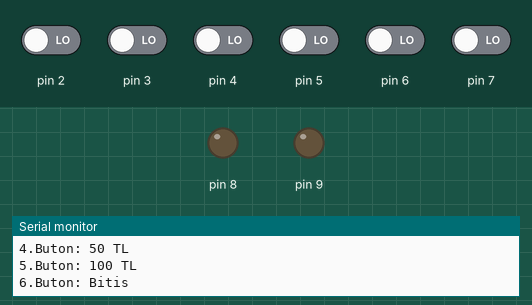
This sketch was run on a simulated Arduino Uno, built with avr-gcc and run on an emulated ATmega328P. Parts: output pins drawn as LEDs (lit = HIGH), the last lines printed to the serial monitor. Inputs (shaded band) come from the test bench; at power-on: pin 2–7 LOW. Random numbers use the default seed unless the sketch sets one.

Above: at 1.2 s.
1.3 s: pin 2 driven HIGH
3.8 s: pin 7 driven HIGH
5.8 s: pin 6 driven HIGH
At 7.6 s:
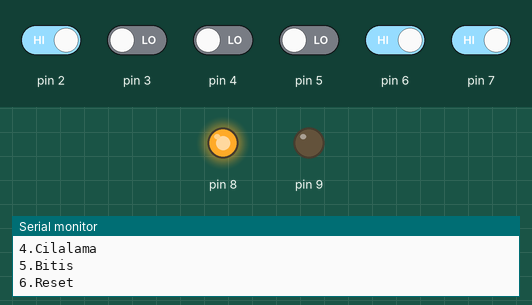
8.8 s: pin 7 driven LOW
10.3 s: pin 2 driven LOW and pin 7 driven HIGH
13.3 s: pin 3 driven HIGH
At 15.5 s:
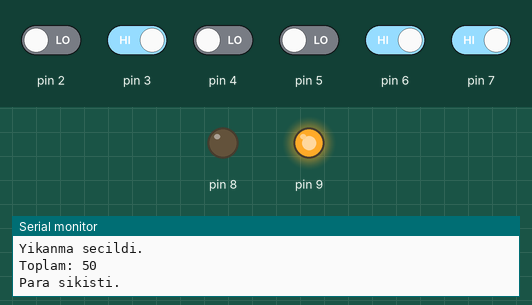
Timing chart, 0 to 17.3 s (numbered marks = the images above; inputs shaded):
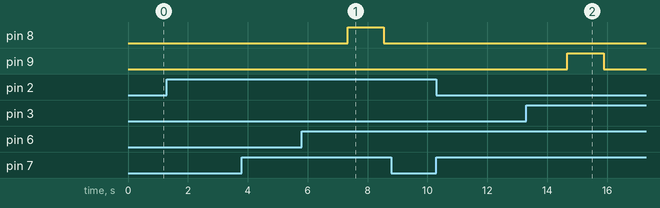

Measured:
- after the input at 5.8 s, pin 8: LOW → HIGH after 1.5 s, → LOW 1.2 s later

The sketch:

sketch_apr25a.ino
```cpp
int btn1, btn2,btn3,btn4,btn5,btn6;
int beslik=8,onluk=6,yirmilik=4,ellilik=2,yuzluk=1,toplamAtilanPara=0,atilanBeslik=0,atilanOnluk=0,atilanYirmilik=0,atilanEllilik=0,atilanYuzluk=0,toplamTutar=0;
int verilecekBeslik=0,verilecekOnluk=0,verilecekYirmilik=0,verilecekEllilik=0,verilecekYuzluk=0,paraUstu=0;
bool paraYuklendimi=false;
bool secenekleriYaz=true;
struct hizmet{
  char hizmetID;
  String hizmetAdi;
  int kalanHizmetAdet;
  int hizmetFiyat;
  int hizmetSecimAdet;
  };

struct hizmet hizmet1,hizmet2,hizmet3,hizmet4;

void reset(){
      digitalWrite(9,HIGH);
      hizmet1.hizmetSecimAdet=0;
      hizmet2.hizmetSecimAdet=0;
      hizmet3.hizmetSecimAdet=0;
      hizmet4.hizmetSecimAdet=0;
      delay(1000);
      Serial.println("Resetlendi.");
      delay(100);
      Serial.println("Para iade ediliyor.");
      Serial.print("Iade edilen beslik sayisi: ");
      Serial.println(atilanBeslik);
      Serial.print("Iade edilen onluk sayisi: ");
      Serial.println(atilanOnluk);
      Serial.print("Iade edilen yirmilik sayisi: ");
      Serial.println(atilanYirmilik);
      Serial.print("Iade edilen ellilik sayisi: ");
      Serial.println(atilanEllilik);
      Serial.print("Iade edilen yuzluk sayisi: ");
      Serial.println(atilanYuzluk);
      beslik-=atilanBeslik;
      onluk-=atilanOnluk;
      yirmilik-=atilanYirmilik;
      ellilik-=atilanEllilik;
      yuzluk-=atilanYuzluk;
      atilanBeslik=0;
      atilanOnluk=0;
      atilanYirmilik=0;
      atilanEllilik=0;
      atilanYuzluk=0;
      paraYuklendimi=false;
      secenekleriYaz=true;
      toplamAtilanPara=0;
      toplamTutar=0;
      digitalWrite(9,LOW);
      delay(1000);
  }

void setup() {
  hizmet1.hizmetID='1';
  hizmet1.hizmetAdi="Kopukleme";
  hizmet1.kalanHizmetAdet=15;
  hizmet1.hizmetFiyat=30;
  hizmet1.hizmetSecimAdet=0;

  hizmet2.hizmetID='2';
  hizmet2.hizmetAdi="Yikama";
  hizmet2.kalanHizmetAdet=10;
  hizmet2.hizmetFiyat=50;
  hizmet2.hizmetSecimAdet=0;

  hizmet3.hizmetID='3';
  hizmet3.hizmetAdi="Kurulama";
  hizmet3.kalanHizmetAdet=5;
  hizmet3.hizmetFiyat=100;
  hizmet3.hizmetSecimAdet=0;

  hizmet4.hizmetID='4';
  hizmet4.hizmetAdi="Cilalama";
  hizmet4.kalanHizmetAdet=50;
  hizmet4.hizmetFiyat=20;
  hizmet4.hizmetSecimAdet=0;

  Serial.begin(9600);
  pinMode(9,OUTPUT);
  pinMode(2,INPUT);
  pinMode(3,INPUT);
  pinMode(4,INPUT);
  pinMode(5,INPUT);
  pinMode(6,INPUT);
  pinMode(7,INPUT);
  pinMode(8,OUTPUT);
}

void loop() {
  if(!paraYuklendimi)
  {
    if(secenekleriYaz)
    {
        Serial.println("1.Buton: 5 TL");
        Serial.println("2.Buton: 10 TL");
        Serial.println("3.Buton: 20 TL");
        Serial.println("4.Buton: 50 TL");
        Serial.println("5.Buton: 100 TL");
        Serial.println("6.Buton: Bitis");
        Serial.println();
        secenekleriYaz=false;
    }

    btn1=digitalRead(2);
    if(btn1==HIGH){
      atilanBeslik=atilanBeslik+1;
      Serial.println("5 tl eklendi.");
      toplamAtilanPara+=5;
      delay(1000);
    }

    btn2=digitalRead(3);
    if(btn2==HIGH){
      atilanOnluk=atilanOnluk+1;
      Serial.println("10 tl eklendi.");
      toplamAtilanPara+=10;
      delay(1000);
    }

    btn3=digitalRead(4);
    if(btn3==HIGH){
      atilanYirmilik=atilanYirmilik+1;
      Serial.println("20 tl eklendi.");
      toplamAtilanPara+=20;
      delay(1000);
    }

    btn4=digitalRead(5);
    if(btn4==HIGH){
      atilanEllilik=atilanEllilik+1;
      Serial.println("50 tl eklendi.");
      toplamAtilanPara+=50;
      delay(1000);
    }

    btn5=digitalRead(6);
    if(btn5==HIGH){
      atilanYuzluk=atilanYuzluk+1;
      Serial.println("100 tl eklendi.");
      toplamAtilanPara+=100;
      delay(1000);
    }
    btn6=digitalRead(7);
    if(btn6 == HIGH and toplamAtilanPara>0)
    {
      beslik = beslik + atilanBeslik;
      onluk = onluk + atilanOnluk;
      yirmilik = yirmilik + atilanYirmilik;
      ellilik = ellilik + atilanEllilik;
      yuzluk = yuzluk + atilanYuzluk;
      Serial.print("Kasadaki Beslik: ");
      Serial.println(beslik);
      Serial.print("Kasadaki Onluk: ");
      Serial.println(onluk);
      Serial.print("Kasadaki Yirmilik: ");
      Serial.println(yirmilik);
      Serial.print("Kasadaki Ellilik: ");
      Serial.println(ellilik);
      Serial.print("Kasadaki Yuzluk: ");
      Serial.println(yuzluk);
      paraYuklendimi=true;
      secenekleriYaz=true;
      delay(2000);
      Serial.println();
      Serial.println();
    }
  }
  else
  {
    if(secenekleriYaz){
      Serial.println("1."+hizmet1.hizmetAdi);
      Serial.println("2."+hizmet2.hizmetAdi);
      Serial.println("3."+hizmet3.hizmetAdi);
      Serial.println("4."+hizmet4.hizmetAdi);
      Serial.println("5.Bitis");
      Serial.println("6.Reset");
      secenekleriYaz=false;
      }

     btn1=digitalRead(2);
     if(btn1==HIGH and hizmet1.hizmetSecimAdet<hizmet1.kalanHizmetAdet and toplamTutar<toplamAtilanPara){
      if(toplamTutar+hizmet1.hizmetFiyat<=toplamAtilanPara){
        toplamTutar+=hizmet1.hizmetFiyat;
        hizmet1.hizmetSecimAdet+=1;
        Serial.println("Kopukleme secildi.");
        Serial.print("Toplam: ");
        Serial.println(toplamTutar);
      }
      delay(1000);
    }

    btn2=digitalRead(3);
    if(btn2==HIGH and hizmet2.hizmetSecimAdet<hizmet2.kalanHizmetAdet and toplamTutar<toplamAtilanPara){
      if(toplamTutar+hizmet2.hizmetFiyat<=toplamAtilanPara){
        toplamTutar+=hizmet2.hizmetFiyat;
        hizmet2.hizmetSecimAdet+=1;
        Serial.println("Yikanma secildi.");
        Serial.print("Toplam: ");
        Serial.println(toplamTutar);
      }
      delay(1000);
    }

    btn3=digitalRead(4);
    if(btn3==HIGH and hizmet3.hizmetSecimAdet<hizmet3.kalanHizmetAdet and toplamTutar<toplamAtilanPara){
      if(toplamTutar+hizmet3.hizmetFiyat<=toplamAtilanPara){
        toplamTutar+=hizmet3.hizmetFiyat;
        hizmet3.hizmetSecimAdet+=1;
        Serial.println("Kurulama secildi.");
        Serial.print("Toplam: ");
        Serial.println(toplamTutar);
      }
      delay(1000);
    }

    btn4=digitalRead(5);
    if(btn4==HIGH and hizmet4.hizmetSecimAdet<hizmet4.kalanHizmetAdet and toplamTutar<toplamAtilanPara){
      if(toplamTutar+hizmet4.hizmetFiyat<=toplamAtilanPara){
        toplamTutar+=hizmet4.hizmetFiyat;
        hizmet4.hizmetSecimAdet+=1;
        Serial.println("Cilalama secildi.");
        Serial.print("Toplam: ");
        Serial.println(toplamTutar);
      }
      delay(1000);
    }

    btn5=digitalRead(6);
    if(btn5==HIGH){
      if(random(1,5)==2){
        Serial.println("Para sikisti.");
        reset();
        }
        else
        {
          digitalWrite(8,HIGH);
          delay(1000);
          Serial.println("Tum islemler uygulandi.");
          hizmet1.kalanHizmetAdet-=hizmet1.hizmetSecimAdet;
          hizmet2.kalanHizmetAdet-=hizmet2.hizmetSecimAdet;
          hizmet3.kalanHizmetAdet-=hizmet3.hizmetSecimAdet;
          hizmet4.kalanHizmetAdet-=hizmet4.hizmetSecimAdet;
          hizmet1.hizmetSecimAdet=0;
          hizmet2.hizmetSecimAdet=0;
          hizmet3.hizmetSecimAdet=0;
          hizmet4.hizmetSecimAdet=0;
          Serial.print("Hizmet 1 Adet: ");
          Serial.println(hizmet1.kalanHizmetAdet);
          Serial.print("Hizmet 2 Adet: ");
          Serial.println(hizmet2.kalanHizmetAdet);
          Serial.print("Hizmet 3 Adet: ");
          Serial.println(hizmet3.kalanHizmetAdet);
          Serial.print("Hizmet 4 Adet: ");
          Serial.println(hizmet4.kalanHizmetAdet);
          paraUstu=toplamAtilanPara-toplamTutar;
          Serial.print("Para ustu: ");
          Serial.println(paraUstu);

          if(paraUstu/100<=yuzluk)
          {
            verilecekYuzluk=int(paraUstu/100);
            yuzluk-=verilecekYuzluk;
            paraUstu-=verilecekYuzluk*100;
          }
          else{
              verilecekYuzluk=yuzluk;
              paraUstu-=yuzluk*100;
              yuzluk=0;
          }
          if(paraUstu/50<=ellilik)
          {
            verilecekEllilik=int(paraUstu/50);
            ellilik-=verilecekEllilik;
            paraUstu-=verilecekEllilik*50;
          }
          else{
              verilecekEllilik=ellilik;
              paraUstu-=ellilik*50;
              ellilik=0;
          }
          if(paraUstu/20<=yirmilik)
          {
             verilecekYirmilik=int(paraUstu/20);
             yirmilik-=verilecekYirmilik;
             paraUstu-=verilecekYirmilik*20;
          }
          else{
                verilecekYirmilik=yirmilik;
                paraUstu-=yirmilik*20;
                yirmilik=0;
          }
          if(paraUstu/10<=onluk)
          {
              verilecekOnluk=int(paraUstu/10);
              onluk-=verilecekOnluk;
              paraUstu-=verilecekOnluk*10;
          }
          else{
              verilecekOnluk=onluk;
              paraUstu-=onluk*10;
              onluk=0;
          }
          if(paraUstu/5<=beslik){
              verilecekBeslik=int(paraUstu/5);
              beslik-=verilecekBeslik;
              paraUstu-=verilecekBeslik*5;
          }
          else{
              verilecekBeslik=beslik;
              paraUstu-=beslik*5;
              beslik=0;
          }
          if(paraUstu>0)
            {
                beslik+=verilecekBeslik-atilanBeslik;
                onluk+=verilecekOnluk-atilanOnluk;
                yirmilik+=verilecekYirmilik-atilanYirmilik;
                ellilik+=verilecekEllilik-atilanEllilik;
                yuzluk+=verilecekYuzluk-atilanYuzluk;
                verilecekBeslik=atilanBeslik;
                verilecekOnluk=atilanOnluk;
                verilecekYirmilik=atilanYirmilik;
                verilecekEllilik=atilanEllilik;
                verilecekYuzluk=atilanYuzluk;
                Serial.println("Para iadesi yapiliyor..");
            }
              atilanBeslik=0;
              atilanOnluk=0;
              atilanYirmilik=0;
              atilanEllilik=0;
              atilanYuzluk=0;
              Serial.print("Verilecek beslik sayisi: ");
              Serial.println(verilecekBeslik);
              Serial.print("Verilecek onluk sayisi: ");
              Serial.println(verilecekOnluk);
              Serial.print("Verilecek yirmilik sayisi: ");
              Serial.println(verilecekYirmilik);
              Serial.print("Verilecek ellilik sayisi: ");
              Serial.println(verilecekEllilik);
              Serial.print("Verilecek yuzluk sayisi: ");
              Serial.println(verilecekYuzluk);
              digitalWrite(8,LOW);
          }
          verilecekBeslik=0;
          verilecekOnluk=0;
          verilecekYirmilik=0;
          verilecekEllilik=0;
          verilecekYuzluk=0;
          delay(1000);
          toplamAtilanPara=0;
          toplamTutar=0;
          paraYuklendimi=false;
          secenekleriYaz=true;
          Serial.println();
          Serial.println();
    }

    btn6=digitalRead(7);
    if(btn6==HIGH){
      reset();
      Serial.println();
      Serial.println();
    }
  }
}
```
